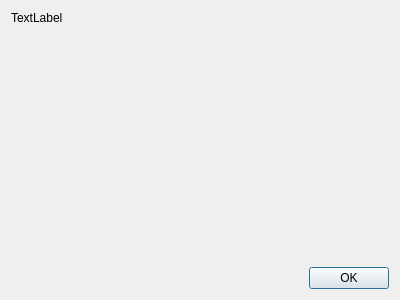
<?xml version="1.0" encoding="UTF-8"?>
<ui version="4.0">
 <class>error_dialog</class>
 <widget class="QDialog" name="error_dialog">
  <property name="geometry">
   <rect>
    <x>0</x>
    <y>0</y>
    <width>400</width>
    <height>300</height>
   </rect>
  </property>
  <property name="sizePolicy">
   <sizepolicy hsizetype="Fixed" vsizetype="Preferred">
    <horstretch>0</horstretch>
    <verstretch>0</verstretch>
   </sizepolicy>
  </property>
  <property name="windowTitle">
   <string>An error has occurred.</string>
  </property>
  <layout class="QVBoxLayout" name="verticalLayout">
   <item>
    <widget class="QLabel" name="error_label">
     <property name="text">
      <string>TextLabel</string>
     </property>
     <property name="alignment">
      <set>Qt::AlignLeading|Qt::AlignLeft|Qt::AlignTop</set>
     </property>
     <property name="wordWrap">
      <bool>true</bool>
     </property>
    </widget>
   </item>
   <item>
    <widget class="QDialogButtonBox" name="buttonBox">
     <property name="orientation">
      <enum>Qt::Horizontal</enum>
     </property>
     <property name="standardButtons">
      <set>QDialogButtonBox::Ok</set>
     </property>
    </widget>
   </item>
  </layout>
 </widget>
 <resources/>
 <connections>
  <connection>
   <sender>buttonBox</sender>
   <signal>accepted()</signal>
   <receiver>error_dialog</receiver>
   <slot>accept()</slot>
   <hints>
    <hint type="sourcelabel">
     <x>248</x>
     <y>254</y>
    </hint>
    <hint type="destinationlabel">
     <x>157</x>
     <y>274</y>
    </hint>
   </hints>
  </connection>
  <connection>
   <sender>buttonBox</sender>
   <signal>rejected()</signal>
   <receiver>error_dialog</receiver>
   <slot>reject()</slot>
   <hints>
    <hint type="sourcelabel">
     <x>316</x>
     <y>260</y>
    </hint>
    <hint type="destinationlabel">
     <x>286</x>
     <y>274</y>
    </hint>
   </hints>
  </connection>
 </connections>
</ui>
